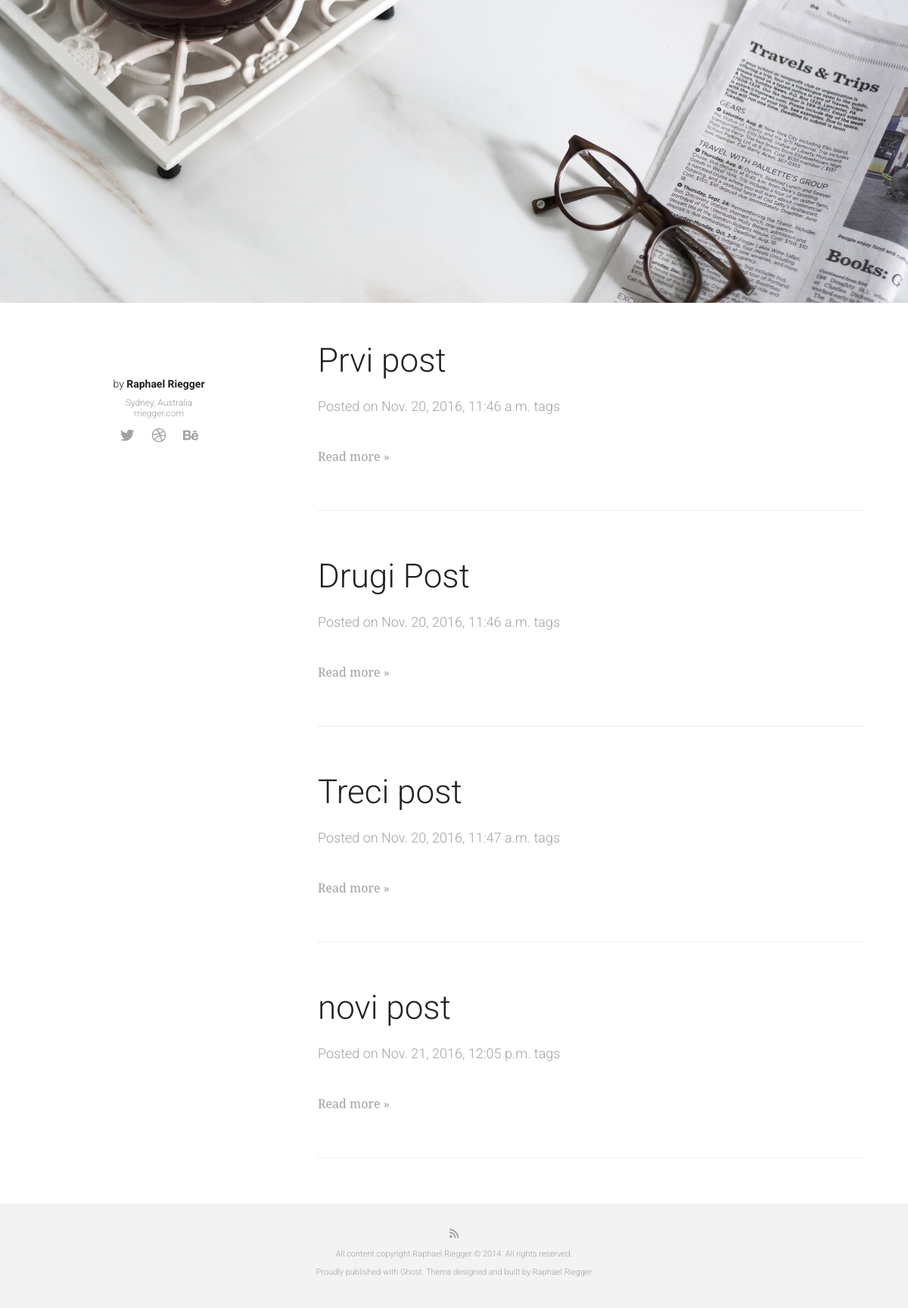
The app's page /posts/, older data.
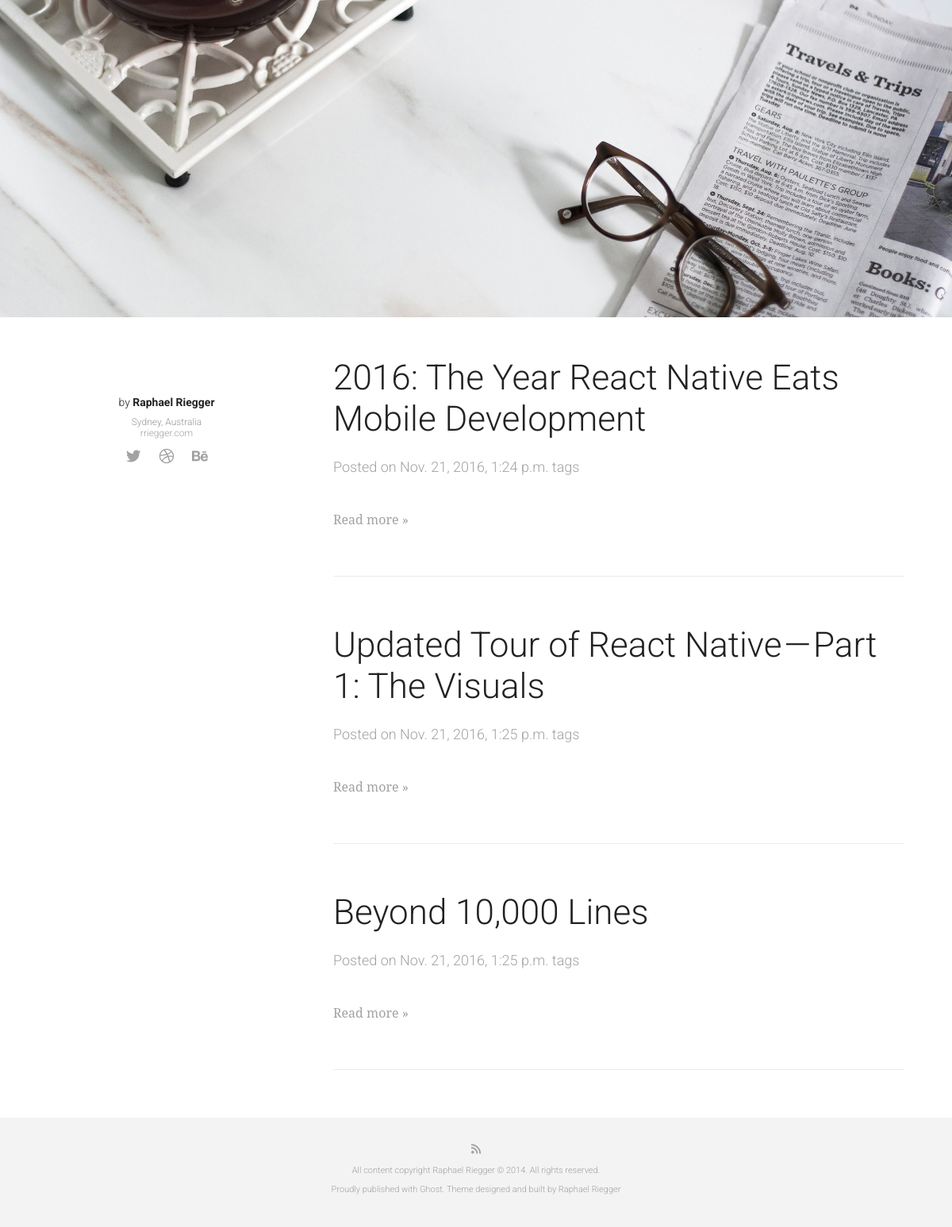
The same page, newer data.
### posts/models.py (models this page shows, shortened)
class Post(models.Model):
    title = models.CharField(max_length=240)
    content = models.TextField()
    updated = models.DateTimeField(auto_now=True, auto_now_add=False)
    timestamp = models.DateTimeField(auto_now=False, auto_now_add=True)

### posts/views.py (the view)
def post_list(request):
    posts = Post.objects.all()
    return render(request,'index.html',{'posts': posts})

### posts/templates/index.html (shortened to what this page needs)
<!DOCTYPE html>{% load static %}
  <html>
    <head>
        <link rel="stylesheet" href="{% static 'css/main.css' %}">
    </head>
    <body>
        <header class="site-header">
          <h2><a class="logo ir" href="javascript:void(0)" title="django powered blog">django blog</a></h2>
        </header>
        <div class="container clearfix">
          <main role="main" class="content">
              {% for post in posts %}
              <article class="post">
                <h2><a href='{% url "details" id=post.id %}' title="{{ post.title }}">{{ post.title }}</a></h2>
                <footer class="post-info">Posted on <span class="post-meta"><time datetime="{{ post.timestamp }}">{{ post.timestamp }}</time> tags </span></footer>
                <a href='{% url "details" id=post.id %}' title="{{ post.title }}">Read more &raquo;</a>
              </article>
              {% endfor %}
          </main>
          <aside class="author">
            <p class="name">by <strong>Raphael Riegger</strong></p>
            <p class="address">Sydney, Australia</p>
            <p class="link"><a href="http://rriegger.com" title="Raphael Riegger - UI/UX Designer">rriegger.com</a></p>
            <ul class="social">
              <li><a class="icon-twitter" href="http://twitter.com/rriegger" title="Follow me on Twitter"></a></li>
              <li><a class="icon-dribbble" href="https://dribbble.com/rriegger" title="See what I'm working on Dribbble"></a></li>
              <li><a class="icon-behance" href="https://www.behance.net/rriegger" title="Check out my work on Behance"></a></li>
            </ul>
          </aside>
        </div>
        <footer class="main-footer">
          <div class="container clearfix">
              <a class="icon-rss" href="javascript:void(0)" title="RSS Feed"></a>
              <p>All content copyright <a href="http://rriegger.com" title="Raphael Riegger - UI/UX Designer">Raphael Riegger</a> &copy; 2014. All rights reserved.</p>
              <p>Proudly published with Ghost. Theme designed and built by <a href="http://rriegger.com" title="Raphael Riegger - UI/UX Designer">Raphael Riegger</a></p>
          </div>
        </footer>
    </body>
  </html>

### posts/static/css/main.css (style rules this page uses)
html { font-family: sans-serif; -ms-text-size-adjust: 100%; -webkit-text-size-adjust: 100%; }
body { margin: 0; }
article, aside, details, figcaption, figure, footer, header, hgroup, main, nav, section, summary { display: block; }
a { background: transparent; }
b, strong { font-weight: bold; }
[class^="icon-"]:before, [class*=" icon-"]:before { font-family: "fontello"; font-style: normal; font-weight: normal; speak: none; display: inline-block; text-decoration: inherit; width: 1em; margin-right: .2em; text-align: center; font-variant: normal; text-transform: none; line-height: 1em; margin-left: .2em; }
.icon-twitter:before { content: '\e800'; }
.icon-rss:before { content: '\e801'; }
.icon-behance:before { content: '\e806'; }
.icon-dribbble:before { content: '\e808'; }
body { color: #222222; font-family: "Noto Serif", serif; font-weight: 400; transition: all 0.3s ease; }
h1, h2, h3, h4, h5, h6 { font-family: "Roboto", sans-serif; font-weight: 300; }
a { text-decoration: none; color: #a2a2a2; transition: all 0.3s ease; }
h1 a, h2 a, h3 a, h4 a, h5 a, h6 a { color: #222222; }
.container { margin: 0 auto; width: 1200px; padding: 50px 0 0 0; }
.author { text-align: center; width: 25%; float: left; margin: 20px 5% 0px 5%; }
.content { width: 60%; margin-right: 5%; float: right; }
.site-header { background: #2a373d url(../img/bg-header.jpg) no-repeat center center; -webkit-background-size: cover; -moz-background-size: cover; -o-background-size: cover; background-size: cover; color: #fff; text-align: center; position: relative; height: 400px; transition: all 0.3s ease; }
.site-header h2 { margin: 0; }
.site-header h2 .logo { margin: 0; background: url(../img/rriegger-logo.png) no-repeat 0 0; width: 179px; height: 148px; display: block; position: absolute; top: 50%; left: 50%; margin: -74px 0 0 -89px; }
.post h2 { margin-top: 0; }
.post h2 a, .post-template h1 { font-size: 44px; margin-bottom: 10px; }
.post { margin-bottom: 60px; padding-bottom: 60px; border-bottom: 1px solid #ececec; }
.post-info { color: #a2a2a2; font-family: "Roboto", sans-serif; font-weight: 300; font-size: 18px; margin-bottom: 40px; line-height: 30px; }
.author { font-family: "Roboto", sans-serif; font-weight: 300; }
.author p { margin: 0; padding: 0; font-size: 12px; }
.author p.name { font-size: 14px; margin: 10px 0; }
.author p.address { color: #979797; }
.author p.link { margin-bottom: 10px; }
.author ul.social { list-style: none; display: inline; padding: 0; }
.author ul.social li { display: inline; }
.author ul.social li a { padding: 5px; font-size: 20px; }
.main-footer { background-color: #f3f3f3; text-align: center; font-family: "Roboto", sans-serif; font-weight: 300; color: #a2a2a2; }
.main-footer .container { padding: 30px 0; }
.main-footer a { color: #a2a2a2; }
.main-footer p { font-size: 11px; }
.ir { background-color: transparent; border: 0; overflow: hidden; *text-indent: -9999px; }
.ir:before { content: ""; display: block; width: 0; height: 150%; }
.clearfix:before, .clearfix:after { content: " "; display: table; }
.clearfix:after { clear: both; }

Row changes from the older to the newer data that the page shows:
removed Post: title "Prvi post", timestamp "Nov. 20, 2016, 11:46 a.m."
removed Post: title "Drugi Post", timestamp "Nov. 20, 2016, 11:46 a.m."
removed Post: title "Treci post", timestamp "Nov. 20, 2016, 11:47 a.m."
removed Post: title "novi post", timestamp "Nov. 21, 2016, 12:05 p.m."
added Post: title "2016: The Year React Native Eats Mobile Development", timestamp "Nov. 21, 2016, 1:24 p.m."
added Post: title "Updated Tour of React Native — Part 1: The Visuals", timestamp "Nov. 21, 2016, 1:25 p.m."
added Post: title "Beyond 10,000 Lines", timestamp "Nov. 21, 2016, 1:25 p.m."
